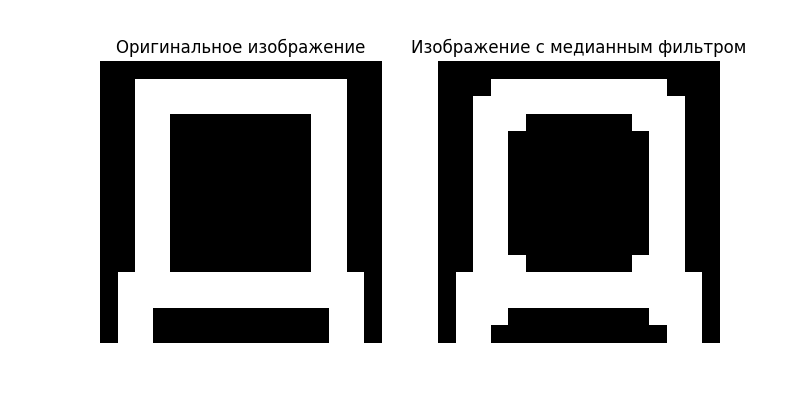

Generate this figure with Python:
import numpy as np
import matplotlib.pyplot as plt
from scipy.ndimage import median_filter

# Шаблон буквы "Д", занимающий большую часть 16x16 поля
image = np.array([
    [0, 0, 0, 0, 0, 0, 0, 0, 0, 0, 0, 0, 0, 0, 0, 0],
    [0, 0, 1, 1, 1, 1, 1, 1, 1, 1, 1, 1, 1, 1, 0, 0],
    [0, 0, 1, 1, 1, 1, 1, 1, 1, 1, 1, 1, 1, 1, 0, 0],
    [0, 0, 1, 1, 0, 0, 0, 0, 0, 0, 0, 0, 1, 1, 0, 0],
    [0, 0, 1, 1, 0, 0, 0, 0, 0, 0, 0, 0, 1, 1, 0, 0],
    [0, 0, 1, 1, 0, 0, 0, 0, 0, 0, 0, 0, 1, 1, 0, 0],
    [0, 0, 1, 1, 0, 0, 0, 0, 0, 0, 0, 0, 1, 1, 0, 0],
    [0, 0, 1, 1, 0, 0, 0, 0, 0, 0, 0, 0, 1, 1, 0, 0],
    [0, 0, 1, 1, 0, 0, 0, 0, 0, 0, 0, 0, 1, 1, 0, 0],
    [0, 0, 1, 1, 0, 0, 0, 0, 0, 0, 0, 0, 1, 1, 0, 0],
    [0, 0, 1, 1, 0, 0, 0, 0, 0, 0, 0, 0, 1, 1, 0, 0],
    [0, 0, 1, 1, 0, 0, 0, 0, 0, 0, 0, 0, 1, 1, 0, 0],
    [0, 1, 1, 1, 1, 1, 1, 1, 1, 1, 1, 1, 1, 1, 1, 0],
    [0, 1, 1, 1, 1, 1, 1, 1, 1, 1, 1, 1, 1, 1, 1, 0],
    [0, 1, 1, 0, 0, 0, 0, 0, 0, 0, 0, 0, 0, 1, 1, 0],
    [0, 1, 1, 0, 0, 0, 0, 0, 0, 0, 0, 0, 0, 1, 1, 0],
])

# Применим медианный фильтр
filtered_image = median_filter(image, size=3)

# Выводим оригинальное и обработанное изображение
plt.figure(figsize=(8, 4))
plt.subplot(1, 2, 1)
plt.title("Оригинальное изображение")
plt.imshow(image, cmap='gray', vmin=0, vmax=1)
plt.axis('off')

plt.subplot(1, 2, 2)
plt.title("Изображение с медианным фильтром")
plt.imshow(filtered_image, cmap='gray', vmin=0, vmax=1)
plt.axis('off')

plt.savefig('МИСОС_Пр1_22_ВМз_Козлов.png')
plt.show()
